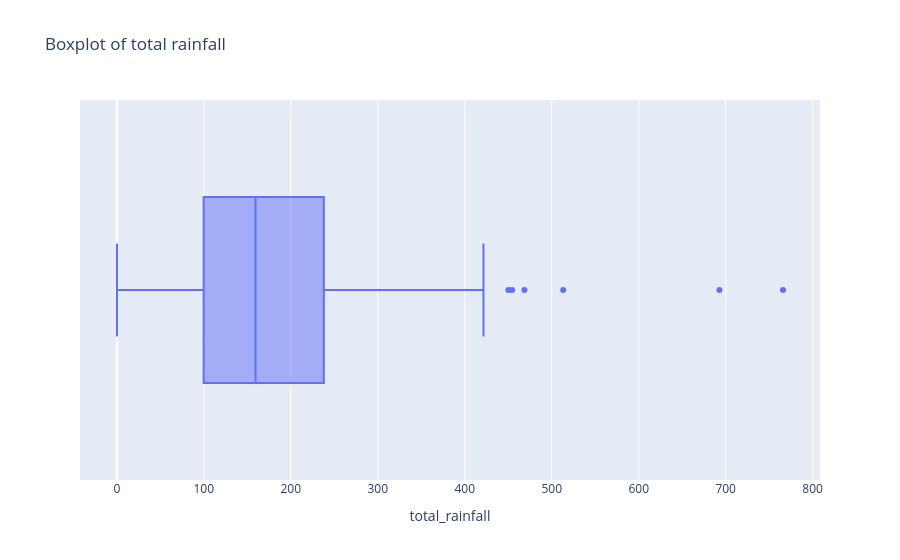

Notebook code cell kept with this figure:
### Markdown cell above
*Interpretation: By hovering over the boxplot, we can see the value of the lower and upper fences, as well as the quartiles. By hovering over the outliers, we can see that the two outliers are in the months of June and July 2020. This corresponds to the two outliers identified earlier.*

### Code cell
boxplt_rain = px.box(elec, x = 'total_rainfall', hover_data=["date"], title = 'Boxplot of total rainfall')
boxplt_rain.show()

### Figure 1 — Plotly figure (JSON) as saved in the notebook; plotly's stock layout.template omitted (floating-point values rounded to 4 significant figures; data arrays with more than 128 entries replaced by an {"elided": "..."} marker saying what was removed)
{"data": [{"alignmentgroup": "True", "customdata": {"elided": "210x1 str values"}, "hovertemplate": "total_rainfall=%{x}<br>date=%{customdata[0]}<extra></extra>", "legendgroup": "", "marker": {"color": "#636efa"}, "name": "", "notched": false, "offsetgroup": "", "orientation": "h", "showlegend": false, "type": "box", "x": {"elided": "210 float values"}, "x0": " ", "xaxis": "x", "y0": " ", "yaxis": "y"}], "layout": {"boxmode": "group", "legend": {"tracegroupgap": 0}, "title": {"text": "Boxplot of total rainfall"}, "xaxis": {"anchor": "y", "domain": [0, 1], "title": {"text": "total_rainfall"}}, "yaxis": {"anchor": "x", "domain": [0, 1]}}}
